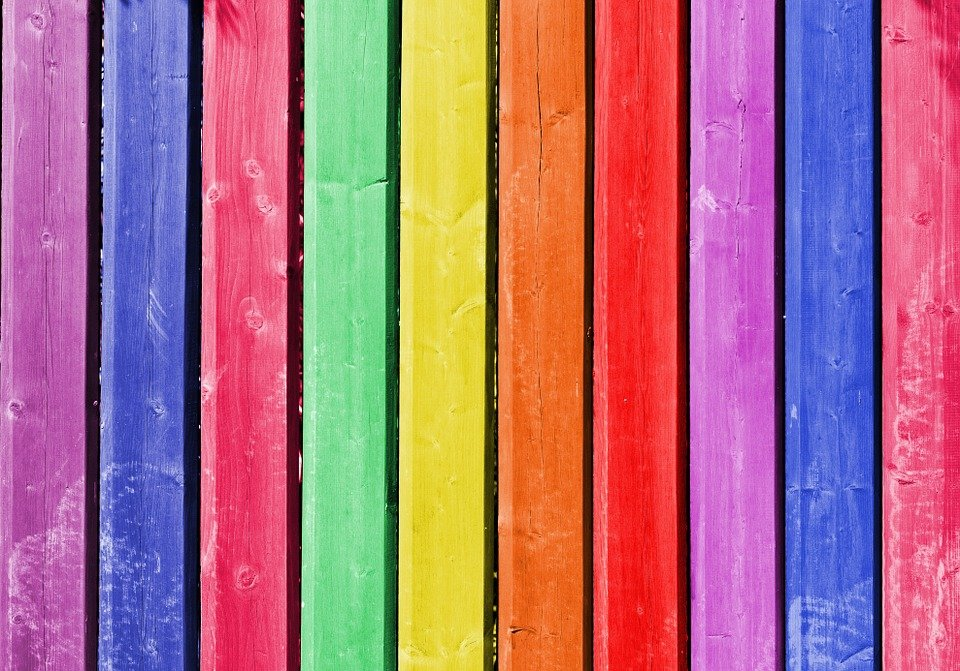
#> input picture 1.jpg, 960 x 671 px
$ jupyter execute scan.ipynb
#> lines starting #> are read from the running program, lines starting #| are printed output that depends on the picture
[cell 1]
from sklearn.cluster import KMeans
import matplotlib.pyplot as plt
import numpy as np
import cv2
from collections import Counter
from skimage.color import rgb2lab, deltaE_cie76
import os

[cell 2]
def RGB2HEX(color):
    return "#{:02x}{:02x}{:02x}".format(int(color[0]), int(color[1]), int(color[2]))

[cell 3]
def get_image(image_path):
#> called with image_path = '1.jpg'
    image = cv2.imread(image_path)
#> image is the input picture: shape (671, 960, 3); mean B, G, R 126.7, 110.2, 171.7
    image = cv2.cvtColor(image, cv2.COLOR_BGR2RGB)
    return image

[cell 4]
def get_colors(image, number_of_colors, show_chart):

#> called with number_of_colors = 8, show_chart = True
    modified_image = cv2.resize(image, (600, 400), interpolation = cv2.INTER_AREA)
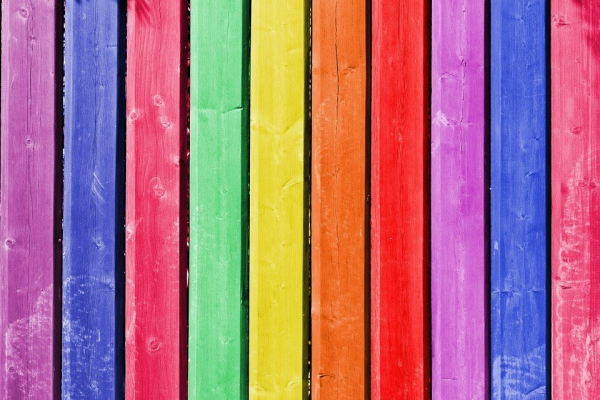
#> modified_image: shape (400, 600, 3); mean R, G, B 171.7, 110.2, 126.7
    modified_image = modified_image.reshape(modified_image.shape[0]*modified_image.shape[1], 3)

    clf = KMeans(n_clusters = number_of_colors)
    labels = clf.fit_predict(modified_image)

    counts = Counter(labels)
#> counts = {2: 28798, 3: 46114, 1: 41445, 5: 26434, 7: 33522, 4: 20753, 6: 21215, 0: 21719}
    # sort to ensure correct color percentage
    counts = dict(sorted(counts.items()))
#> counts = {0: 21719, 1: 41445, 2: 28798, 3: 46114, 4: 20753, 5: 26434, 6: 21215, 7: 33522}

    center_colors = clf.cluster_centers_
    # We get ordered colors by iterating through the keys
    ordered_colors = [center_colors[i] for i in counts.keys()]
#> ordered_colors = [[235.4, 111.9, 48.99], [87.96, 102.6, 208], [48.51, 27.41, 32.48], [201.9, 113.2, 195.9], [129.8, 219.9, 152.2], [235.3, 46.15, 59.5], [231, 216.5, 71.71], [236.9, 100.4, 134]]
    hex_colors = [RGB2HEX(ordered_colors[i]) for i in counts.keys()]
#> hex_colors = ['#eb6f30', '#5766d0', '#301b20', '#c971c3', '#81db98', '#eb2e3b', '#e7d847', '#ec6485']
    rgb_colors = [ordered_colors[i] for i in counts.keys()]
#> rgb_colors has the same summary as ordered_colors

    if (show_chart):
        plt.figure(figsize = (8, 6))
        plt.pie(counts.values(), labels = hex_colors, colors = hex_colors)

    return rgb_colors

[cell 5]
get_colors(get_image('1.jpg'), 8, True)
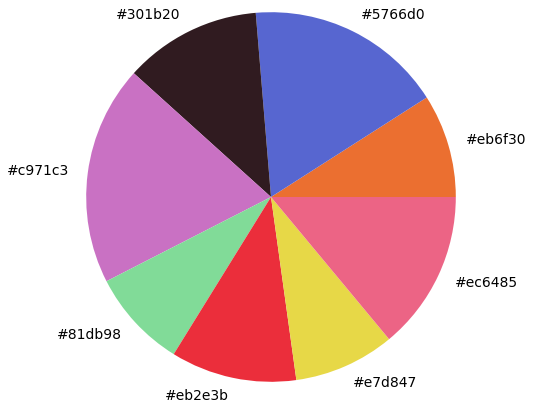
#> figure drawn by matplotlib, 1 panel

$ run again, with 2.jpg copied over 1.jpg
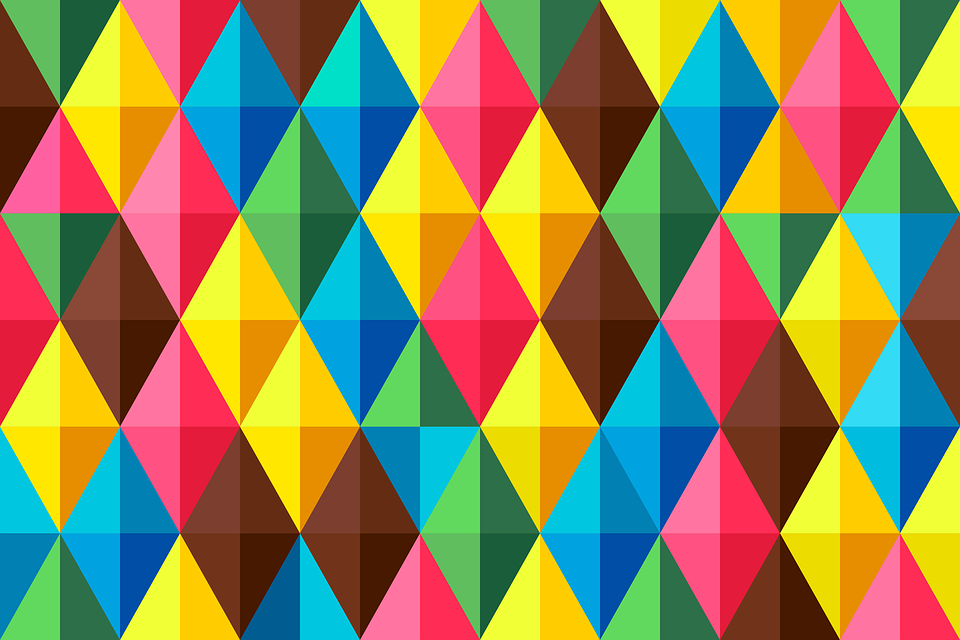
#> input picture 2.jpg, 960 x 640 px
#> in get_image, image is the input picture: shape (640, 960, 3); mean B, G, R 83.6, 133.1, 143.3
#> in get_colors, `counts = Counter(labels)`: counts = {7: 19623, 3: 29863, 6: 21274, 0: 26127, 4: 40017, 2: 33350, 5: 31384, 1: 38362}
#> in get_colors, `counts = dict(sorted(counts.items()))`: counts = {0: 26127, 1: 38362, 2: 33350, 3: 29863, 4: 40017, 5: 31384, 6: 21274, 7: 19623}
#> ordered_colors = [[242.6, 37.58, 73.91], [3.95, 166.9, 208.2], [242.7, 241.6, 30.27], [25.31, 96.14, 103.7], [103.1, 47.62, 24.82], [243, 176.2, 1.19], [253.9, 103.7, 149.1], [96.67, 203.1, 93.79]]
#> hex_colors = ['#f22549', '#03a6d0', '#f2f11e', '#196067', '#672f18', '#f2b001', '#fd6795', '#60cb5d']
#> rgb_colors has the same summary as ordered_colors
#> `[cell 5] get_colors(get_image('1.jpg'), 8, True)`:
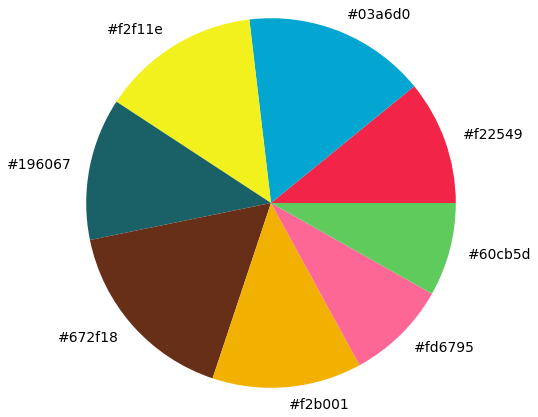
#> figure drawn by matplotlib, 1 panel
